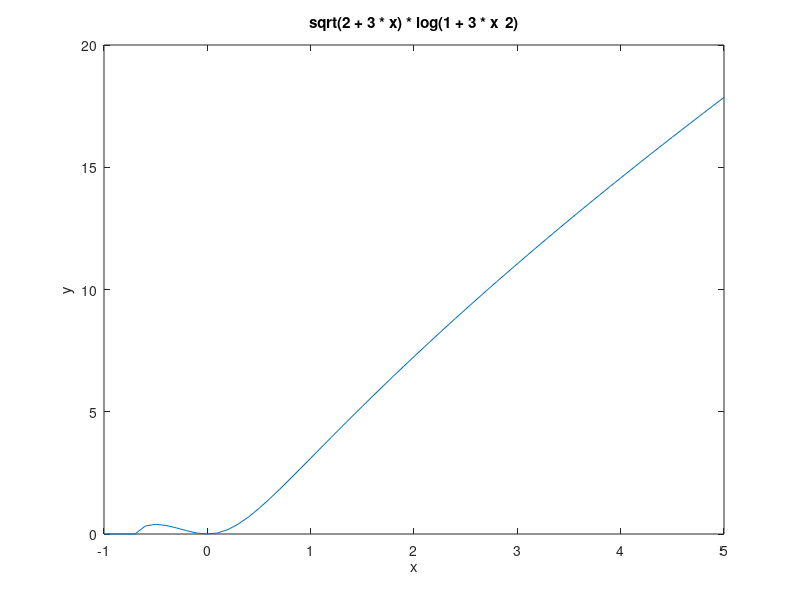

The MATLAB source for this figure:
a = 0
b = 1.6
h = 0.16

function [x, fx] = fun_10(a, b, h)
  x = [a : h : b];
  fx = arrayfun(@(x) (sqrt(2 + 3 * x) * log(1 + 3 * x ^ 2)), x);
  if nargout < 2
        x = []
        x(:, 1) = [a : h : b]
        x(:, 2) = fx
  end
endfunction


[x, y] = fun_10(-1, 5, 0.1)
plot(x, y)
title('sqrt(2 + 3 * x) * log(1 + 3 * x ^ 2)')
xlabel('x')
ylabel('y')